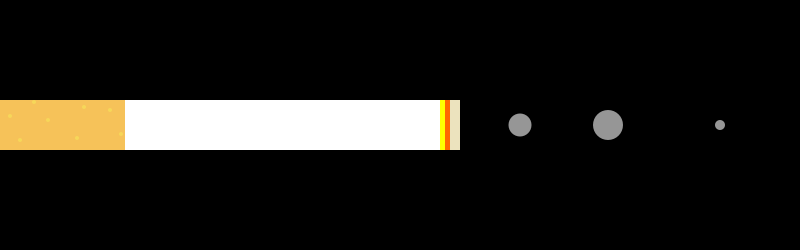
Frame 1 (no input)
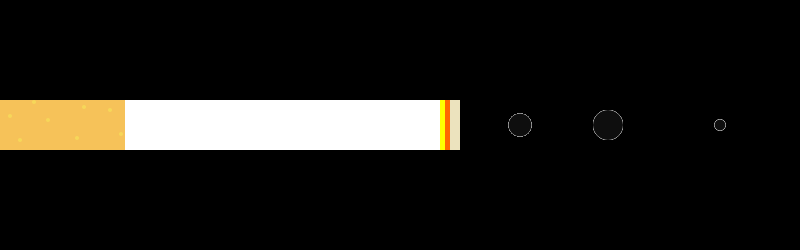
Frame 60 (the mouse pressed at the canvas centre just before this capture)
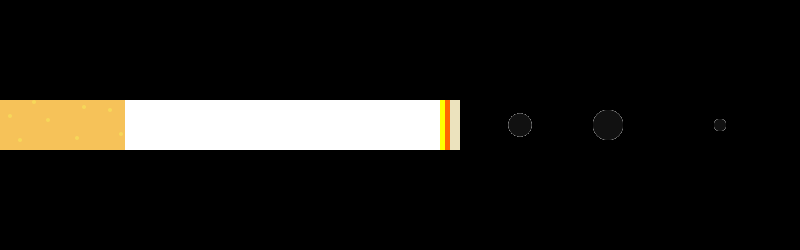
Frame 120 (the mouse held since frame 60 and released just before this capture)

The Processing sketch that drew these frames (run headless with seeded random() and noise(); from frame 60 on, the mouse is pressed at the canvas centre):

// Processing sketch: Trent_s_Cigarette_Time
// ── Trent_s_Cigarette_Time.pde
void setup(){
  background(#000000);
  size(800,250); 
  noStroke();
  smooth();
}

void draw(){
  //Time Value
  int l = millis();
  int s = second();
  int m = minute();
  int h = hour();
  
  // White Cig base
  fill(#ffffff);
  rect(0,100,450,50);
  
  // Tan filter
  fill(#f6c259);
  rect(0,100,125,50);
  
  // Light tan filter dots
  fill(#F6D759);
  ellipse(110,110,4,4);
  ellipse(20,140,4,4);
  ellipse(34,102,4,4);
  ellipse(121,134,4,4);
  ellipse(84,107,4,4);
  ellipse(77,138,4,4);
  ellipse(48,120,4,4);
  ellipse(10,116,4,4);
  
  // Yellow burn
  fill(#FFFF00);
  rect(440,100,10,50);
  
  // Orange burn
  fill(#ff6600);
  rect(445,100,5,50);
  
  // Ash
  fill(#988F72);
  rect(450,100,10,50);
  
  // Black Reduce
  fill(#ECE3BE);
  rect(450,100,10,50);
  
  // Smoke Cloud 1
  fill(l % 255);
  ellipse(520,height/2,h,h);
  
  // Smoke Cloud 2
  fill(l % 255);
  ellipse(608,height/2,m,m);
  
  // Smoke Cloud 3
  fill(l % 255);
  ellipse(720,height/2,s+10,s+10);
  
}
